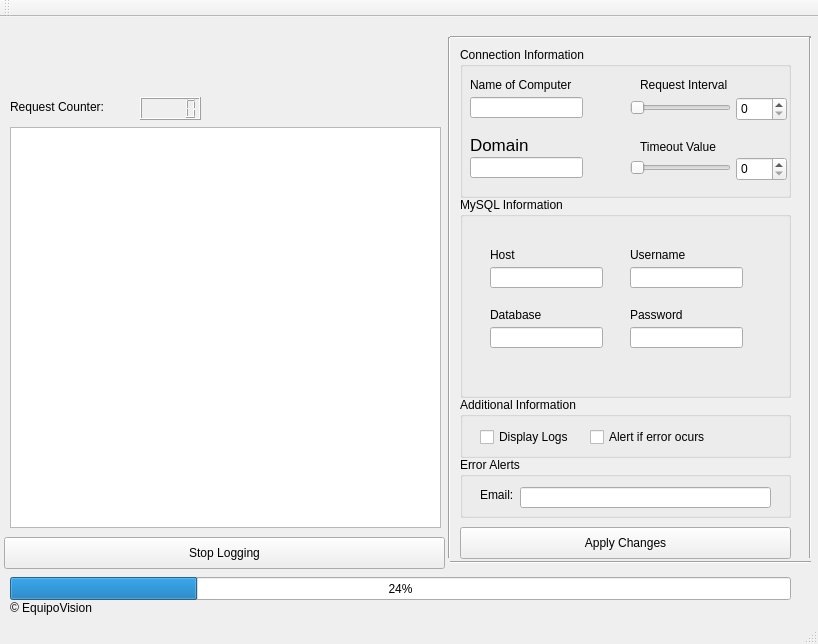
<?xml version="1.0" encoding="UTF-8"?>
<ui version="4.0">
 <class>MainWindow</class>
 <widget class="QMainWindow" name="MainWindow">
  <property name="windowModality">
   <enum>Qt::WindowModal</enum>
  </property>
  <property name="enabled">
   <bool>true</bool>
  </property>
  <property name="geometry">
   <rect>
    <x>0</x>
    <y>0</y>
    <width>818</width>
    <height>644</height>
   </rect>
  </property>
  <property name="maximumSize">
   <size>
    <width>818</width>
    <height>644</height>
   </size>
  </property>
  <property name="windowTitle">
   <string>MainWindow</string>
  </property>
  <widget class="QWidget" name="centralWidget">
   <widget class="QProgressBar" name="progressBar">
    <property name="geometry">
     <rect>
      <x>10</x>
      <y>560</y>
      <width>781</width>
      <height>23</height>
     </rect>
    </property>
    <property name="value">
     <number>24</number>
    </property>
   </widget>
   <widget class="QGroupBox" name="ConnectionInfo">
    <property name="geometry">
     <rect>
      <x>460</x>
      <y>30</y>
      <width>331</width>
      <height>151</height>
     </rect>
    </property>
    <property name="title">
     <string>Connection Information</string>
    </property>
    <widget class="QLineEdit" name="DomainEdit">
     <property name="geometry">
      <rect>
       <x>10</x>
       <y>110</y>
       <width>113</width>
       <height>21</height>
      </rect>
     </property>
    </widget>
    <widget class="QLabel" name="DomainLabel">
     <property name="geometry">
      <rect>
       <x>10</x>
       <y>90</y>
       <width>111</width>
       <height>16</height>
      </rect>
     </property>
     <property name="font">
      <font>
       <family>Helvetica</family>
       <pointsize>13</pointsize>
       <weight>50</weight>
       <bold>false</bold>
      </font>
     </property>
     <property name="cursor">
      <cursorShape>ArrowCursor</cursorShape>
     </property>
     <property name="mouseTracking">
      <bool>false</bool>
     </property>
     <property name="text">
      <string>Domain</string>
     </property>
    </widget>
    <widget class="QLabel" name="NameOfComputer">
     <property name="geometry">
      <rect>
       <x>10</x>
       <y>30</y>
       <width>131</width>
       <height>16</height>
      </rect>
     </property>
     <property name="font">
      <font>
       <weight>50</weight>
       <bold>false</bold>
      </font>
     </property>
     <property name="text">
      <string>Name of Computer</string>
     </property>
    </widget>
    <widget class="QLineEdit" name="NameEdit">
     <property name="geometry">
      <rect>
       <x>10</x>
       <y>50</y>
       <width>113</width>
       <height>21</height>
      </rect>
     </property>
    </widget>
    <widget class="QLabel" name="RequestInterval">
     <property name="geometry">
      <rect>
       <x>180</x>
       <y>30</y>
       <width>111</width>
       <height>16</height>
      </rect>
     </property>
     <property name="font">
      <font>
       <weight>50</weight>
       <bold>false</bold>
      </font>
     </property>
     <property name="text">
      <string>Request Interval</string>
     </property>
    </widget>
    <widget class="QLabel" name="TimeoutValue">
     <property name="geometry">
      <rect>
       <x>180</x>
       <y>90</y>
       <width>101</width>
       <height>20</height>
      </rect>
     </property>
     <property name="font">
      <font>
       <weight>50</weight>
       <bold>false</bold>
      </font>
     </property>
     <property name="text">
      <string>Timeout Value</string>
     </property>
    </widget>
    <widget class="QSlider" name="TimeoutSlider">
     <property name="geometry">
      <rect>
       <x>170</x>
       <y>110</y>
       <width>101</width>
       <height>22</height>
      </rect>
     </property>
     <property name="orientation">
      <enum>Qt::Horizontal</enum>
     </property>
    </widget>
    <widget class="QSlider" name="RequestSlider">
     <property name="geometry">
      <rect>
       <x>170</x>
       <y>50</y>
       <width>101</width>
       <height>22</height>
      </rect>
     </property>
     <property name="orientation">
      <enum>Qt::Horizontal</enum>
     </property>
    </widget>
    <widget class="QSpinBox" name="RequestTimeBox">
     <property name="geometry">
      <rect>
       <x>276</x>
       <y>50</y>
       <width>51</width>
       <height>24</height>
      </rect>
     </property>
    </widget>
    <widget class="QSpinBox" name="TimeoutTimeBox">
     <property name="geometry">
      <rect>
       <x>276</x>
       <y>110</y>
       <width>51</width>
       <height>24</height>
      </rect>
     </property>
    </widget>
   </widget>
   <widget class="QGroupBox" name="MySQLinfo">
    <property name="geometry">
     <rect>
      <x>460</x>
      <y>180</y>
      <width>331</width>
      <height>201</height>
     </rect>
    </property>
    <property name="title">
     <string>MySQL Information</string>
    </property>
    <widget class="QLabel" name="HostLabel">
     <property name="geometry">
      <rect>
       <x>30</x>
       <y>50</y>
       <width>59</width>
       <height>16</height>
      </rect>
     </property>
     <property name="text">
      <string>Host</string>
     </property>
    </widget>
    <widget class="QLabel" name="UserNameLabel">
     <property name="geometry">
      <rect>
       <x>170</x>
       <y>50</y>
       <width>71</width>
       <height>16</height>
      </rect>
     </property>
     <property name="text">
      <string>Username</string>
     </property>
    </widget>
    <widget class="QLabel" name="DatabaseLabel">
     <property name="geometry">
      <rect>
       <x>30</x>
       <y>110</y>
       <width>59</width>
       <height>16</height>
      </rect>
     </property>
     <property name="text">
      <string>Database</string>
     </property>
    </widget>
    <widget class="QLabel" name="PasswordLabel">
     <property name="geometry">
      <rect>
       <x>170</x>
       <y>110</y>
       <width>59</width>
       <height>16</height>
      </rect>
     </property>
     <property name="text">
      <string>Password</string>
     </property>
    </widget>
    <widget class="QLineEdit" name="HostEdit">
     <property name="geometry">
      <rect>
       <x>30</x>
       <y>70</y>
       <width>113</width>
       <height>21</height>
      </rect>
     </property>
    </widget>
    <widget class="QLineEdit" name="DatabaseEdit">
     <property name="geometry">
      <rect>
       <x>30</x>
       <y>130</y>
       <width>113</width>
       <height>21</height>
      </rect>
     </property>
    </widget>
    <widget class="QLineEdit" name="UsernameEdit">
     <property name="geometry">
      <rect>
       <x>170</x>
       <y>70</y>
       <width>113</width>
       <height>21</height>
      </rect>
     </property>
    </widget>
    <widget class="QLineEdit" name="PasswordEdit">
     <property name="geometry">
      <rect>
       <x>170</x>
       <y>130</y>
       <width>113</width>
       <height>21</height>
      </rect>
     </property>
    </widget>
   </widget>
   <widget class="Line" name="LeftLine">
    <property name="geometry">
     <rect>
      <x>429</x>
      <y>20</y>
      <width>41</width>
      <height>521</height>
     </rect>
    </property>
    <property name="orientation">
     <enum>Qt::Vertical</enum>
    </property>
   </widget>
   <widget class="Line" name="TopLine">
    <property name="geometry">
     <rect>
      <x>450</x>
      <y>10</y>
      <width>361</width>
      <height>21</height>
     </rect>
    </property>
    <property name="orientation">
     <enum>Qt::Horizontal</enum>
    </property>
   </widget>
   <widget class="Line" name="RightLine">
    <property name="geometry">
     <rect>
      <x>800</x>
      <y>20</y>
      <width>20</width>
      <height>521</height>
     </rect>
    </property>
    <property name="orientation">
     <enum>Qt::Vertical</enum>
    </property>
   </widget>
   <widget class="Line" name="BottomLine">
    <property name="geometry">
     <rect>
      <x>450</x>
      <y>520</y>
      <width>361</width>
      <height>51</height>
     </rect>
    </property>
    <property name="orientation">
     <enum>Qt::Horizontal</enum>
    </property>
   </widget>
   <widget class="QGroupBox" name="Additionalinfo">
    <property name="geometry">
     <rect>
      <x>460</x>
      <y>380</y>
      <width>331</width>
      <height>61</height>
     </rect>
    </property>
    <property name="title">
     <string>Additional Information</string>
    </property>
    <widget class="QCheckBox" name="DisplayLogsCheck">
     <property name="geometry">
      <rect>
       <x>20</x>
       <y>30</y>
       <width>101</width>
       <height>20</height>
      </rect>
     </property>
     <property name="text">
      <string>Display Logs</string>
     </property>
    </widget>
    <widget class="QCheckBox" name="AlertIfErrorCheckBox">
     <property name="geometry">
      <rect>
       <x>130</x>
       <y>30</y>
       <width>141</width>
       <height>20</height>
      </rect>
     </property>
     <property name="text">
      <string>Alert if error ocurs</string>
     </property>
    </widget>
   </widget>
   <widget class="QPushButton" name="ApplyChangesButton">
    <property name="geometry">
     <rect>
      <x>460</x>
      <y>510</y>
      <width>331</width>
      <height>32</height>
     </rect>
    </property>
    <property name="text">
     <string>Apply Changes</string>
    </property>
   </widget>
   <widget class="QPushButton" name="StopLoggingButton">
    <property name="geometry">
     <rect>
      <x>4</x>
      <y>520</y>
      <width>441</width>
      <height>32</height>
     </rect>
    </property>
    <property name="text">
     <string>Stop Logging</string>
    </property>
   </widget>
   <widget class="QLCDNumber" name="lcdNumber">
    <property name="geometry">
     <rect>
      <x>140</x>
      <y>80</y>
      <width>61</width>
      <height>23</height>
     </rect>
    </property>
   </widget>
   <widget class="QGroupBox" name="groupBox">
    <property name="geometry">
     <rect>
      <x>460</x>
      <y>440</y>
      <width>331</width>
      <height>61</height>
     </rect>
    </property>
    <property name="title">
     <string>Error Alerts</string>
    </property>
    <widget class="QLineEdit" name="EmailEdit">
     <property name="geometry">
      <rect>
       <x>60</x>
       <y>30</y>
       <width>251</width>
       <height>21</height>
      </rect>
     </property>
    </widget>
    <widget class="QLabel" name="label">
     <property name="geometry">
      <rect>
       <x>20</x>
       <y>30</y>
       <width>59</width>
       <height>16</height>
      </rect>
     </property>
     <property name="text">
      <string>Email:</string>
     </property>
    </widget>
   </widget>
   <widget class="QLabel" name="LogoLabel">
    <property name="geometry">
     <rect>
      <x>0</x>
      <y>10</y>
      <width>441</width>
      <height>71</height>
     </rect>
    </property>
    <property name="text">
     <string/>
    </property>
    <property name="pixmap">
     <pixmap resource="resources.qrc">:/resources/images/NetworkTesterLogo.png</pixmap>
    </property>
    <property name="scaledContents">
     <bool>true</bool>
    </property>
   </widget>
   <widget class="QLabel" name="RequestCounterLabel">
    <property name="geometry">
     <rect>
      <x>10</x>
      <y>80</y>
      <width>121</width>
      <height>20</height>
     </rect>
    </property>
    <property name="text">
     <string>Request Counter:</string>
    </property>
   </widget>
   <widget class="QTextEdit" name="LogMessage">
    <property name="geometry">
     <rect>
      <x>10</x>
      <y>110</y>
      <width>431</width>
      <height>401</height>
     </rect>
    </property>
    <property name="font">
     <font>
      <pointsize>10</pointsize>
     </font>
    </property>
    <property name="readOnly">
     <bool>false</bool>
    </property>
   </widget>
   <widget class="QLabel" name="CopyrightEQ">
    <property name="geometry">
     <rect>
      <x>10</x>
      <y>570</y>
      <width>101</width>
      <height>41</height>
     </rect>
    </property>
    <property name="text">
     <string>© EquipoVision</string>
    </property>
   </widget>
  </widget>
  <widget class="QMenuBar" name="menuBar">
   <property name="geometry">
    <rect>
     <x>0</x>
     <y>0</y>
     <width>818</width>
     <height>22</height>
    </rect>
   </property>
  </widget>
  <widget class="QToolBar" name="mainToolBar">
   <attribute name="toolBarArea">
    <enum>TopToolBarArea</enum>
   </attribute>
   <attribute name="toolBarBreak">
    <bool>false</bool>
   </attribute>
  </widget>
  <widget class="QStatusBar" name="statusBar"/>
 </widget>
 <layoutdefault spacing="6" margin="11"/>
 <resources>
  <include location="resources.qrc"/>
 </resources>
 <connections/>
</ui>
